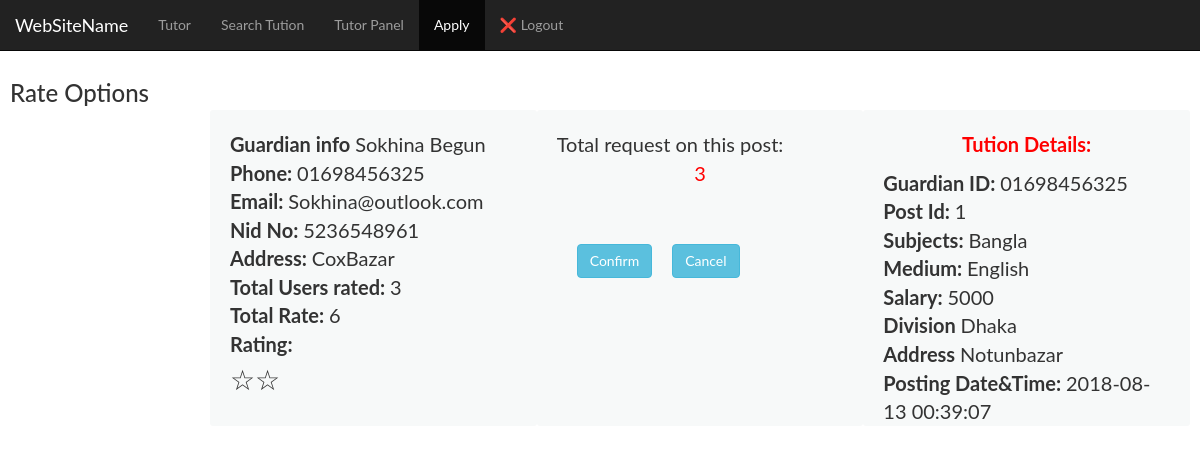
Page /applyGuarPost.php?id=01698456325&post=1 (signed in) on the committed database.
### tables this page shows
CREATE TABLE `g_post` (
  `post_id` int(10) NOT NULL,
  `g_id` varchar(15) NOT NULL,
  `subjects` varchar(15) NOT NULL,
  `medium` varchar(10) NOT NULL,
  `salary` int(8) NOT NULL,
  `divisions` varchar(15) NOT NULL,
  `address` varchar(25) NOT NULL,
  `dateTime` timestamp NOT NULL DEFAULT CURRENT_TIMESTAMP ON UPDATE CURRENT_TIMESTAMP
);

### applyGuarPost.php (the view, shortened to what this page needs)
<?php
    require 'config.php';
    $userId = $_SESSION['un'];
    if(isset($_GET["id"]) && isset($_GET["post"]))
    {
        $data = $_GET["id"];
        $post_id = $_GET["post"];
    }
?>
<!DOCTYPE html>
<html>
<head>
    <link href="css/bootstrap.min.css" rel="stylesheet">
    <link href="css/bootstrap.css" rel="stylesheet">
    <link href="apply.css" rel="stylesheet">
    <link rel="stylesheet" type="text/css" media="screen" href="css/common.css" />
</head>
<body>
        <nav class="navbar navbar-inverse navbar-fixed-top">
        <div class="container-fluid">
            <div class="navbar-header">
            <a class="navbar-brand" href="#">WebSiteName</a>
            </div>
            <ul class="nav navbar-nav">
            <li><a href="tutor.php">Tutor</a></li>
            <li><a href="searchTution.php">Search Tution</a></li>
            <li><a href="tutorPanel.php">Tutor Panel</a></li>
            <li class="active"><a href="applyGuarPost.php">Apply</a></li>
            <li><a href="logout.php"><?php echo '<span>&#10060</span>'?> Logout</a></li>
            </ul>
        </div>
        </nav>
        <div class="sidenav">
            <h3>Rate Options</h3>
        </div>
<div class="done">
        <div class="card-deck">
        <div class="card">
        <?php
             $sql = "SELECT a.fullname, a.phone, a.nid, a.email, a.address, count(a.phone)as total, sum(b.rating_value)as total_rate FROM guardian_info a, g_rating b where a.phone = b.g_id and a.phone =$data and b.g_id =$data";
			$resultset = mysqli_query($conn, $sql) or die("database error:". mysqli_error($conn));
			while( $record = mysqli_fetch_array($resultset) ) {
		?>
            <div class="card-body">
            <div class="desc"><b>Guardian info </b><?php echo $record['fullname']; ?></div>
            <div class="desc"><b>Phone: </b><?php echo $record['phone']; ?></div>
                    <div class="desc"><b>Email: </b><?php echo $record['email']; ?></div>
                    <div class="desc"><b>Nid No: </b><?php echo $record['nid']; ?></div>
                    <div class="desc"><b>Address: </b><?php echo $record['address']; ?></div>
                    <div class="desc"><b>Total Users rated: </b><?php echo $record['total']; ?></div>
                    <div class="desc"><b>Total Rate: </b><?php echo $record['total_rate']; ?></div>
                    <div class="desc"><b>Rating: </b></div>
                    <div class="rating">
                    <?php
                        $one = $record['total_rate'];
                        $two = $record['total'];
                        $rateResult = (int) ($one / $two);
                        for($i=1; $i<=$rateResult; $i++){
                           echo '<span>&#9734</span>';
                        }
                    ?></div>
            </div>
        </div>
        <?php } ?>
        <div class="card">
        <?php
            $sql3 = "SELECT * FROM apply_g_post where post_id = $post_id  AND g_id = $data";
			$resultset3 = mysqli_query($conn, $sql3) or die("database error:". mysqli_error($conn));
			$count = mysqli_num_rows($resultset3);
		?>
            <div class="card-body">
            <div class="desc">    Total request on this post:<p style="color:red; text-align:center;"><?php echo $count; ?></p></div>
            <br>
            <?php
            $sql5 = "SELECT * FROM apply_g_post where post_id = $post_id  AND tutor_id = $userId";
            $resultset5 = mysqli_query($conn, $sql5) or die("database error:". mysqli_error($conn));
            $eligible = mysqli_num_rows($resultset5);
            if($eligible == 0){
            echo "<a href=\"applyPost.php?userId=$userId&data=$data&post_id=$post_id\" class=\"btn btn-info\" role=\"button\">Confirm</a>";
            echo "<a href=\"applyPost.php?\" class=\"btn btn-info\" role=\"button\">Cancel</a>";
            }else {
                echo '<span style="color:red; text-align:center;">You have already Applied</span>';
            }
            ?>
            </div>
        </div>
        <div class="card">
        <?php
             $sql2 = "SELECT post_id, g_id, subjects, medium, salary, divisions, address, dateTime FROM g_post where post_id = $post_id  AND g_id = $data";
			$resultset2 = mysqli_query($conn, $sql2) or die("database error:". mysqli_error($conn));
			while( $record2 = mysqli_fetch_array($resultset2) ) {
		?>
            <div class="card-body">
            <div class="desc"><p style="color:red; text-align:center;"><b>Tution Details: </b></p></div>
            <div class="desc"><b>Guardian ID: </b><?php echo $record2['g_id']; ?></div>
            <div class="desc"><b>Post Id: </b><?php echo $record2['post_id']; ?></div>
                    <div class="desc"><b>Subjects: </b><?php echo $record2['subjects']; ?></div>
                    <div class="desc"><b>Medium: </b><?php echo $record2['medium']; ?></div>
                    <div class="desc"><b>Salary: </b><?php echo $record2['salary']; ?></div>
                    <div class="desc"><b>Division </b><?php echo $record2['divisions']; ?></div>
                    <div class="desc"><b>Address </b><?php echo $record2['address']; ?></div>
                    <div class="desc"><b>Posting Date&Time: </b><?php echo $record2['dateTime']; ?></div>
            </div>
        </div>
        <?php } ?>
 </div>
</div>
</body>
</body>
</html>

### apply.css (style rules this page uses)
.card-deck { display: flex; padding-top: 100px; }
.card { margin: 10px 0 20px 0; background-color: rgba(214, 224, 226, 0.2); border-top-width: 0; border-bottom-width: 2px; -webkit-border-radius: 3px; -moz-border-radius: 3px; border-radius: 3px; -webkit-box-shadow: none; -moz-box-shadow: none; box-shadow: none; -webkit-box-sizing: border-box; -moz-box-sizing: border-box; box-sizing: border-box; width: 350px; }
.card .desc { font-size: 20px; }
.card .card-body { padding: 0 20px; margin-top: 20px; }

### css/common.css (style rules this page uses)
body { margin: 0; font-family: Arial, Helvetica, sans-serif; }
.active { background-color: #4CAF50; color: white; }

### applyGuarPost.php (style rules this page uses)
body { font-family: "Lato", sans-serif; }
.sidenav { width: 200px; position: fixed; z-index: 1; top: 52px; left: 10px; overflow-x: hidden; padding: 8px 0; }
.done { margin-left: 200px; font-size: 28px; padding: 0px 10px; }
.btn-info { margin-left:20px; }

### rows in the picture
g_post: g "01698456325", post_id "1", subjects "Bangla", medium "English", salary "5000", divisions "Dhaka", address "Notunbazar", dateTime "2018-08-13 00:39:07"

### other values in the picture
$record['fullname'] "Sokhina Begun"
$record['phone'] "01698456325"
$record['email'] "Sokhina@outlook.com"
$record['nid'] "5236548961"
$record['address'] "CoxBazar"
$record['total'] "3"
$record['total_rate'] "6"
$count "3"
